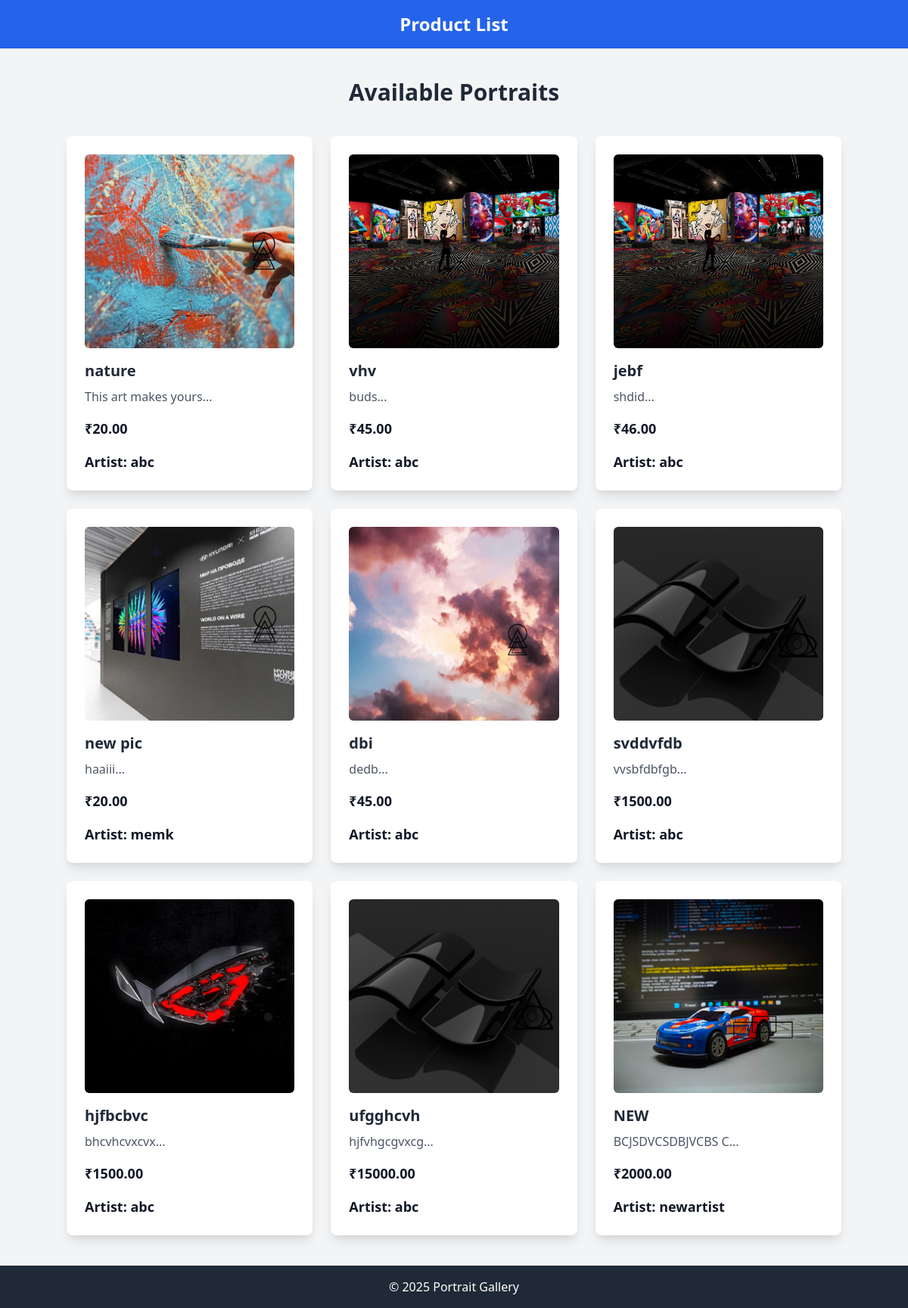
Page /productlist/ on the committed database.
### da/models.py (models this page shows, shortened)
class Portraits(models.Model):
    title = models.CharField(max_length=200)
    description = models.TextField()
    price = models.DecimalField(max_digits=10, decimal_places=2)
    image = models.ImageField(upload_to='artworks/%Y/%m/', null=True, blank=True)
    artist = models.ForeignKey(Artist, on_delete=models.CASCADE)
    created_at = models.DateTimeField(auto_now_add=True)
    is_sold = models.BooleanField(default=False)

class Artist(models.Model):
    username=models.CharField(max_length=100,unique=True)
    email=models.EmailField(unique=True)
    password=models.CharField(max_length=100)
    gender_choices=(
        ('MALE','male'),
        ('FEMALE','female'),
        ('OTHERS','others'),
        )
    gender=models.CharField(choices=gender_choices,max_length=100,null=True,blank=True)
    image=models.ImageField(upload_to='userimg/',null=True,blank=True)
    dob=models.DateField(null=True)
    phonenumber=models.IntegerField(null=True)

### da/views.py (the view)
# urls.py: path('productlist/',views.productlist,name='productlist'),
def productlist(request):
    portraits = Portraits.objects.all()
    year = datetime.now().year
    return render(request, 'productlist.html', {'portraits': portraits, 'year': year})

### da/templates/productlist.html (shortened to what this page needs)
<!DOCTYPE html>
<html lang="en">
<head>
    <link href="https://cdn.jsdelivr.net/npm/tailwindcss@2.2.19/dist/tailwind.min.css" rel="stylesheet">
</head>
<body class="bg-gray-100">
    <header class="bg-blue-600 text-white p-4">
        <h1 class="text-2xl font-bold text-center">Product List</h1>
    </header>
    <section class="container mx-auto py-10">
        <h2 class="text-3xl font-bold text-gray-800 text-center mb-10">Available Portraits</h2>
        <div class="grid grid-cols-1 md:grid-cols-3 gap-6">
            {% if portraits %}
                {% for portrait in portraits %}
                <div class="bg-white p-6 rounded-lg shadow-lg">
                    <img src="{{ portrait.image.url }}" alt="{{ portrait.title }}" class="w-full h-64 object-cover rounded-md">
                    <h3 class="text-xl font-semibold text-gray-800 mt-4">{{ portrait.title }}</h3>
                    <p class="text-gray-600 mt-2">{{ portrait.description|slice:":100" }}...</p>
                    <p class="text-lg font-semibold text-gray-900 mt-4"> ₹{{ portrait.price }}</p>
                    <p class="text-lg font-semibold text-gray-900 mt-4">Artist: {{ portrait.artist.username }}</p>
                </div>
                {% endfor %}
            {% else %}
                <p class="text-gray-500 text-center col-span-3">No portraits available at the moment.</p>
            {% endif %}
        </div>
    </section>
    <footer class="bg-gray-800 text-white text-center py-4">
        <p>&copy; {{ year }} Portrait Gallery</p>
    </footer>
</body>
</html>

### rows in the picture
Portraits: image (picture), title "nature", description "This art makes yours", price "20.00", artist.username "abc"
Portraits: image (picture), title "vhv", description "buds", price "45.00", artist.username "abc"
Portraits: image (picture), title "jebf", description "shdid", price "46.00", artist.username "abc"
Portraits: image (picture), title "new pic", description "haaiii", price "20.00", artist.username "memk"
Portraits: image (picture), title "dbi", description "dedb", price "45.00", artist.username "abc"
Portraits: image (picture), title "svddvfdb", description "vvsbfdbfgb", price "1500.00", artist.username "abc"
Portraits: image (picture), title "hjfbcbvc", description "bhcvhcvxcvx", price "1500.00", artist.username "abc"
Portraits: image (picture), title "ufgghcvh", description "hjfvhgcgvxcg", price "15000.00", artist.username "abc"
Portraits: image (picture), title "NEW", description "BCJSDVCSDBJVCBS C", price "2000.00", artist.username "newartist"
